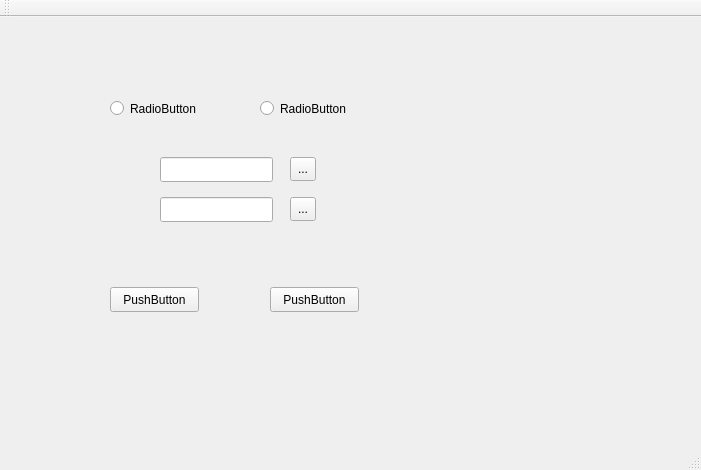
<?xml version="1.0" encoding="UTF-8"?>
<ui version="4.0">
 <class>MainWindow</class>
 <widget class="QMainWindow" name="MainWindow">
  <property name="geometry">
   <rect>
    <x>0</x>
    <y>0</y>
    <width>701</width>
    <height>470</height>
   </rect>
  </property>
  <property name="windowTitle">
   <string>MainWindow</string>
  </property>
  <widget class="QWidget" name="centralWidget">
   <widget class="QLineEdit" name="ln_src">
    <property name="geometry">
     <rect>
      <x>160</x>
      <y>140</y>
      <width>113</width>
      <height>25</height>
     </rect>
    </property>
   </widget>
   <widget class="QToolButton" name="toolButton">
    <property name="geometry">
     <rect>
      <x>290</x>
      <y>140</y>
      <width>26</width>
      <height>24</height>
     </rect>
    </property>
    <property name="text">
     <string>...</string>
    </property>
   </widget>
   <widget class="QToolButton" name="toolButton_2">
    <property name="geometry">
     <rect>
      <x>290</x>
      <y>180</y>
      <width>26</width>
      <height>24</height>
     </rect>
    </property>
    <property name="text">
     <string>...</string>
    </property>
   </widget>
   <widget class="QLineEdit" name="ln_des">
    <property name="geometry">
     <rect>
      <x>160</x>
      <y>180</y>
      <width>113</width>
      <height>25</height>
     </rect>
    </property>
   </widget>
   <widget class="QPushButton" name="btn_in">
    <property name="geometry">
     <rect>
      <x>110</x>
      <y>270</y>
      <width>89</width>
      <height>25</height>
     </rect>
    </property>
    <property name="text">
     <string>PushButton</string>
    </property>
   </widget>
   <widget class="QPushButton" name="btn_de">
    <property name="geometry">
     <rect>
      <x>270</x>
      <y>270</y>
      <width>89</width>
      <height>25</height>
     </rect>
    </property>
    <property name="text">
     <string>PushButton</string>
    </property>
   </widget>
   <widget class="QRadioButton" name="radioButton">
    <property name="geometry">
     <rect>
      <x>110</x>
      <y>80</y>
      <width>112</width>
      <height>23</height>
     </rect>
    </property>
    <property name="text">
     <string>RadioButton</string>
    </property>
   </widget>
   <widget class="QRadioButton" name="radioButton_2">
    <property name="geometry">
     <rect>
      <x>260</x>
      <y>80</y>
      <width>112</width>
      <height>23</height>
     </rect>
    </property>
    <property name="text">
     <string>RadioButton</string>
    </property>
   </widget>
  </widget>
  <widget class="QMenuBar" name="menuBar">
   <property name="geometry">
    <rect>
     <x>0</x>
     <y>0</y>
     <width>701</width>
     <height>28</height>
    </rect>
   </property>
  </widget>
  <widget class="QToolBar" name="mainToolBar">
   <attribute name="toolBarArea">
    <enum>TopToolBarArea</enum>
   </attribute>
   <attribute name="toolBarBreak">
    <bool>false</bool>
   </attribute>
  </widget>
  <widget class="QStatusBar" name="statusBar"/>
 </widget>
 <layoutdefault spacing="6" margin="11"/>
 <resources/>
 <connections/>
</ui>
